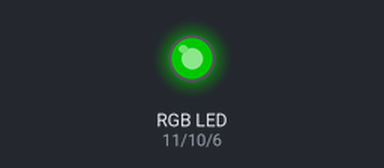
Bench run of a sketch on a simulated Arduino Uno, built with avr-gcc and run on an emulated ATmega328P. Shown: an RGB LED mixed from three pins (HIGH = lit). Dim RGB values are drawn brighter than linear.

Above: at 0.1 s.
Timing chart, 0 to 1.6 s (numbered marks = the images above):
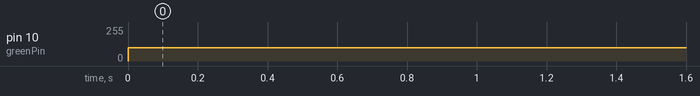

The sketch:

working_RGB_LED.ino
```cpp
int redPin = 11; // set red LED pin to 11
int greenPin = 10; // set greed LED pin to 10
int bluePin = 6; // set blue LED pin to 6

int brightness = 155; // set brightness variable to 75

void setup() {
  // put your setup code here, to run once:
  Serial.begin(9600); // Turn on Serial Port
  pinMode(redPin, OUTPUT); // set redPin as an output
  pinMode(greenPin, OUTPUT); // set greenPin as an output
  pinMode(bluePin, OUTPUT); // set bluePin as an output
}

void loop() {
  // put your main code here, to run repeatedly:
  analogWrite(redPin, 0); // turn off red pin
  analogWrite(greenPin, 100); // turn off green pin
  analogWrite(bluePin, 0); // used the 'brightnes' as value to the turned on light.
}
```

Measured:
- by itself, pin 10 (greenPin): 0/255 → 100/255 at 0.00 s
